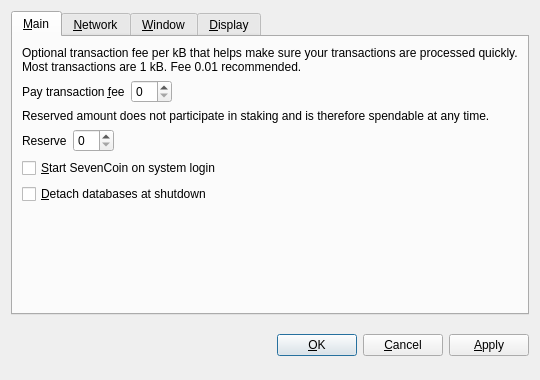
<?xml version="1.0" encoding="UTF-8"?>
<ui version="4.0">
 <class>OptionsDialog</class>
 <widget class="QDialog" name="OptionsDialog">
  <property name="geometry">
   <rect>
    <x>0</x>
    <y>0</y>
    <width>540</width>
    <height>380</height>
   </rect>
  </property>
  <property name="windowTitle">
   <string>Options</string>
  </property>
  <property name="modal">
   <bool>true</bool>
  </property>
  <layout class="QVBoxLayout" name="verticalLayout">
   <item>
    <widget class="QTabWidget" name="tabWidget">
     <property name="tabPosition">
      <enum>QTabWidget::North</enum>
     </property>
     <property name="currentIndex">
      <number>0</number>
     </property>
     <widget class="QWidget" name="tabMain">
      <attribute name="title">
       <string>&amp;Main</string>
      </attribute>
      <layout class="QVBoxLayout" name="verticalLayout_Main">
       <item>
        <widget class="QLabel" name="transactionFeeInfoLabel">
         <property name="text">
          <string>Optional transaction fee per kB that helps make sure your transactions are processed quickly. Most transactions are 1 kB. Fee 0.01 recommended.</string>
         </property>
         <property name="textFormat">
          <enum>Qt::PlainText</enum>
         </property>
         <property name="wordWrap">
          <bool>true</bool>
         </property>
        </widget>
       </item>
       <item>
        <layout class="QHBoxLayout" name="horizontalLayoutFee">
         <item>
          <widget class="QLabel" name="transactionFeeLabel">
           <property name="text">
            <string>Pay transaction &amp;fee</string>
           </property>
           <property name="textFormat">
            <enum>Qt::PlainText</enum>
           </property>
           <property name="buddy">
            <cstring>transactionFee</cstring>
           </property>
          </widget>
         </item>
         <item>
          <widget class="BitcoinAmountField" name="transactionFee"/>
         </item>
         <item>
          <spacer name="horizontalSpacerFee">
           <property name="orientation">
            <enum>Qt::Horizontal</enum>
           </property>
           <property name="sizeHint" stdset="0">
            <size>
             <width>40</width>
             <height>20</height>
            </size>
           </property>
          </spacer>
         </item>
        </layout>
       </item>
       <item>
        <widget class="QLabel" name="reserveBalanceInfoLabel">
         <property name="text">
          <string>Reserved amount does not participate in staking and is therefore spendable at any time.</string>
         </property>
         <property name="textFormat">
          <enum>Qt::PlainText</enum>
         </property>
         <property name="wordWrap">
          <bool>true</bool>
         </property>
        </widget>
       </item>
       <item>
        <layout class="QHBoxLayout" name="horizontalLayoutReserveBalance">
         <item>
          <widget class="QLabel" name="reserveBalanceLabel">
           <property name="text">
            <string>Reserve</string>
           </property>
           <property name="textFormat">
            <enum>Qt::PlainText</enum>
           </property>
           <property name="buddy">
            <cstring>reserveBalance</cstring>
           </property>
          </widget>
         </item>
         <item>
          <widget class="BitcoinAmountField" name="reserveBalance"/>
         </item>
         <item>
          <spacer name="horizontalSpacerReserveBalance">
           <property name="orientation">
            <enum>Qt::Horizontal</enum>
           </property>
           <property name="sizeHint" stdset="0">
            <size>
             <width>40</width>
             <height>20</height>
            </size>
           </property>
          </spacer>
         </item>
        </layout>
       </item>
       <item>
        <widget class="QCheckBox" name="bitcoinAtStartup">
         <property name="toolTip">
          <string>Automatically start SevenCoin after logging in to the system.</string>
         </property>
         <property name="text">
          <string>&amp;Start SevenCoin on system login</string>
         </property>
        </widget>
       </item>
       <item>
        <widget class="QCheckBox" name="detachDatabases">
         <property name="toolTip">
          <string>Detach block and address databases at shutdown. This means they can be moved to another data directory, but it slows down shutdown. The wallet is always detached.</string>
         </property>
         <property name="text">
          <string>&amp;Detach databases at shutdown</string>
         </property>
        </widget>
       </item>
       <item>
        <spacer name="verticalSpacer_Main">
         <property name="orientation">
          <enum>Qt::Vertical</enum>
         </property>
         <property name="sizeHint" stdset="0">
          <size>
           <width>20</width>
           <height>40</height>
          </size>
         </property>
        </spacer>
       </item>
      </layout>
     </widget>
     <widget class="QWidget" name="tabNetwork">
      <attribute name="title">
       <string>&amp;Network</string>
      </attribute>
      <layout class="QVBoxLayout" name="verticalLayout_Network">
       <item>
        <widget class="QCheckBox" name="mapPortUpnp">
         <property name="toolTip">
          <string>Automatically open the SevenCoin client port on the router. This only works when your router supports UPnP and it is enabled.</string>
         </property>
         <property name="text">
          <string>Map port using &amp;UPnP</string>
         </property>
        </widget>
       </item>
       <item>
        <widget class="QCheckBox" name="connectSocks">
         <property name="toolTip">
          <string>Connect to the SevenCoin network through a SOCKS proxy (e.g. when connecting through Tor).</string>
         </property>
         <property name="text">
          <string>&amp;Connect through SOCKS proxy:</string>
         </property>
        </widget>
       </item>
       <item>
        <layout class="QHBoxLayout" name="horizontalLayout_Network">
         <item>
          <widget class="QLabel" name="proxyIpLabel">
           <property name="text">
            <string>Proxy &amp;IP:</string>
           </property>
           <property name="textFormat">
            <enum>Qt::PlainText</enum>
           </property>
           <property name="buddy">
            <cstring>proxyIp</cstring>
           </property>
          </widget>
         </item>
         <item>
          <widget class="QValidatedLineEdit" name="proxyIp">
           <property name="maximumSize">
            <size>
             <width>140</width>
             <height>16777215</height>
            </size>
           </property>
           <property name="toolTip">
            <string>IP address of the proxy (e.g. 127.0.0.1)</string>
           </property>
          </widget>
         </item>
         <item>
          <widget class="QLabel" name="proxyPortLabel">
           <property name="text">
            <string>&amp;Port:</string>
           </property>
           <property name="textFormat">
            <enum>Qt::PlainText</enum>
           </property>
           <property name="buddy">
            <cstring>proxyPort</cstring>
           </property>
          </widget>
         </item>
         <item>
          <widget class="QLineEdit" name="proxyPort">
           <property name="maximumSize">
            <size>
             <width>55</width>
             <height>16777215</height>
            </size>
           </property>
           <property name="toolTip">
            <string>Port of the proxy (e.g. 9050)</string>
           </property>
          </widget>
         </item>
         <item>
          <widget class="QLabel" name="socksVersionLabel">
           <property name="text">
            <string>SOCKS &amp;Version:</string>
           </property>
           <property name="textFormat">
            <enum>Qt::PlainText</enum>
           </property>
           <property name="buddy">
            <cstring>socksVersion</cstring>
           </property>
          </widget>
         </item>
         <item>
          <widget class="QValueComboBox" name="socksVersion">
           <property name="toolTip">
            <string>SOCKS version of the proxy (e.g. 5)</string>
           </property>
          </widget>
         </item>
         <item>
          <spacer name="horizontalSpacer_Network">
           <property name="orientation">
            <enum>Qt::Horizontal</enum>
           </property>
           <property name="sizeHint" stdset="0">
            <size>
             <width>40</width>
             <height>20</height>
            </size>
           </property>
          </spacer>
         </item>
        </layout>
       </item>
       <item>
        <spacer name="verticalSpacer_Network">
         <property name="orientation">
          <enum>Qt::Vertical</enum>
         </property>
         <property name="sizeHint" stdset="0">
          <size>
           <width>20</width>
           <height>40</height>
          </size>
         </property>
        </spacer>
       </item>
      </layout>
     </widget>
     <widget class="QWidget" name="tabWindow">
      <attribute name="title">
       <string>&amp;Window</string>
      </attribute>
      <layout class="QVBoxLayout" name="verticalLayout_Window">
       <item>
        <widget class="QCheckBox" name="minimizeToTray">
         <property name="toolTip">
          <string>Show only a tray icon after minimizing the window.</string>
         </property>
         <property name="text">
          <string>&amp;Minimize to the tray instead of the taskbar</string>
         </property>
        </widget>
       </item>
       <item>
        <widget class="QCheckBox" name="minimizeOnClose">
         <property name="toolTip">
          <string>Minimize instead of exit the application when the window is closed. When this option is enabled, the application will be closed only after selecting Quit in the menu.</string>
         </property>
         <property name="text">
          <string>M&amp;inimize on close</string>
         </property>
        </widget>
       </item>
       <item>
        <spacer name="verticalSpacer_Window">
         <property name="orientation">
          <enum>Qt::Vertical</enum>
         </property>
         <property name="sizeHint" stdset="0">
          <size>
           <width>20</width>
           <height>40</height>
          </size>
         </property>
        </spacer>
       </item>
      </layout>
     </widget>
     <widget class="QWidget" name="tabDisplay">
      <attribute name="title">
       <string>&amp;Display</string>
      </attribute>
      <layout class="QVBoxLayout" name="verticalLayout_Display">
       <item>
        <layout class="QHBoxLayout" name="horizontalLayout_1_Display">
         <item>
          <widget class="QLabel" name="langLabel">
           <property name="text">
            <string>User Interface &amp;language:</string>
           </property>
           <property name="textFormat">
            <enum>Qt::PlainText</enum>
           </property>
           <property name="buddy">
            <cstring>lang</cstring>
           </property>
          </widget>
         </item>
         <item>
          <widget class="QValueComboBox" name="lang">
           <property name="toolTip">
            <string>The user interface language can be set here. This setting will take effect after restarting SevenCoin.</string>
           </property>
          </widget>
         </item>
        </layout>
       </item>
       <item>
        <layout class="QHBoxLayout" name="horizontalLayout_2_Display">
         <item>
          <widget class="QLabel" name="unitLabel">
           <property name="text">
            <string>&amp;Unit to show amounts in:</string>
           </property>
           <property name="textFormat">
            <enum>Qt::PlainText</enum>
           </property>
           <property name="buddy">
            <cstring>unit</cstring>
           </property>
          </widget>
         </item>
         <item>
          <widget class="QValueComboBox" name="unit">
           <property name="toolTip">
            <string>Choose the default subdivision unit to show in the interface and when sending coins.</string>
           </property>
          </widget>
         </item>
        </layout>
       </item>
       <item>
        <widget class="QCheckBox" name="displayAddresses">
         <property name="toolTip">
          <string>Whether to show SevenCoin addresses in the transaction list or not.</string>
         </property>
         <property name="text">
          <string>&amp;Display addresses in transaction list</string>
         </property>
        </widget>
       </item>
       <item>
        <widget class="QCheckBox" name="coinControlFeatures">
         <property name="toolTip">
          <string>Whether to show coin control features or not.</string>
         </property>
         <property name="text">
          <string>Display coin &amp;control features (experts only!)</string>
         </property>
        </widget>
       </item>
       <item>
        <spacer name="verticalSpacer_Display">
         <property name="orientation">
          <enum>Qt::Vertical</enum>
         </property>
         <property name="sizeHint" stdset="0">
          <size>
           <width>20</width>
           <height>40</height>
          </size>
         </property>
        </spacer>
       </item>
      </layout>
     </widget>
    </widget>
   </item>
   <item>
    <layout class="QHBoxLayout" name="horizontalLayout_Buttons">
     <item>
      <spacer name="horizontalSpacer_1">
       <property name="orientation">
        <enum>Qt::Horizontal</enum>
       </property>
       <property name="sizeHint" stdset="0">
        <size>
         <width>40</width>
         <height>48</height>
        </size>
       </property>
      </spacer>
     </item>
     <item>
      <widget class="QLabel" name="statusLabel">
       <property name="font">
        <font>
         <weight>75</weight>
         <bold>true</bold>
        </font>
       </property>
       <property name="text">
        <string/>
       </property>
       <property name="textFormat">
        <enum>Qt::PlainText</enum>
       </property>
       <property name="wordWrap">
        <bool>true</bool>
       </property>
      </widget>
     </item>
     <item>
      <spacer name="horizontalSpacer_2">
       <property name="orientation">
        <enum>Qt::Horizontal</enum>
       </property>
       <property name="sizeHint" stdset="0">
        <size>
         <width>40</width>
         <height>48</height>
        </size>
       </property>
      </spacer>
     </item>
     <item>
      <widget class="QPushButton" name="okButton">
       <property name="text">
        <string>&amp;OK</string>
       </property>
      </widget>
     </item>
     <item>
      <widget class="QPushButton" name="cancelButton">
       <property name="text">
        <string>&amp;Cancel</string>
       </property>
       <property name="autoDefault">
        <bool>false</bool>
       </property>
      </widget>
     </item>
     <item>
      <widget class="QPushButton" name="applyButton">
       <property name="text">
        <string>&amp;Apply</string>
       </property>
       <property name="autoDefault">
        <bool>false</bool>
       </property>
      </widget>
     </item>
    </layout>
   </item>
  </layout>
 </widget>
 <customwidgets>
  <customwidget>
   <class>BitcoinAmountField</class>
   <extends>QSpinBox</extends>
   <header>bitcoinamountfield.h</header>
  </customwidget>
  <customwidget>
   <class>QValueComboBox</class>
   <extends>QComboBox</extends>
   <header>qvaluecombobox.h</header>
  </customwidget>
  <customwidget>
   <class>QValidatedLineEdit</class>
   <extends>QLineEdit</extends>
   <header>qvalidatedlineedit.h</header>
  </customwidget>
 </customwidgets>
 <resources/>
 <connections/>
</ui>
